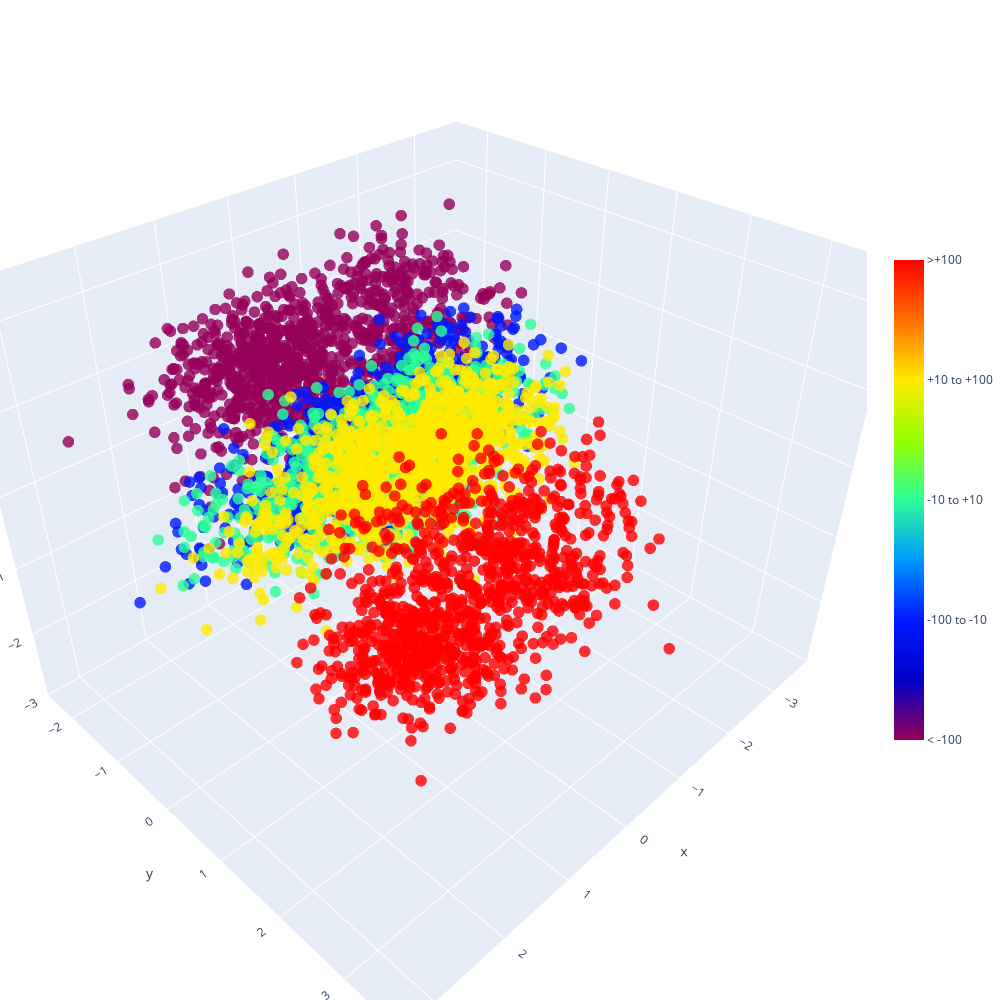

Notebook source saved alongside this figure:
### Markdown cell above
Collect Samples --> Use Encoder to compress the information --> Visualize the latent info --> Use Decoder to extract the excitation pattern

### Code cell
import plotly.graph_objects as go
import numpy as np

color_names = ['< -100', '-100 to -10', '-10 to +10', '+10 to +100', '>+100']
color_vals = [0, 1, 2, 3, 4]

fig = go.Figure(data=[go.Scatter3d(
    x=z_points[:, 0],
    y=z_points[:, 1],
    z=z_points[:, 2],
    mode='markers',
    marker=dict(
        size=4,
        color=selected_labels,                # set color to an array/list of desired values
        colorscale='rainbow',   # choose a colorscale
        opacity=0.8,
        colorbar={
                  'tickvals': color_vals,
                  'ticktext': color_names,
                  'y': 0.5,
                  'len': 0.5,
                  }
    )
)])

# tight layout
fig.update_layout(
    # autosize=False,
    width=1000,
    height=1000,
    margin=dict(l=0, r=0, b=0, t=0))
fig.show()

### Figure 1 — Plotly figure (JSON) as saved in the notebook; plotly's stock layout.template omitted (floating-point values rounded to 4 significant figures; data arrays with more than 128 entries replaced by an {"elided": "..."} marker saying what was removed)
{"data": [{"marker": {"color": {"elided": "5000 int values"}, "colorbar": {"len": 0.5, "ticktext": ["< -100", "-100 to -10", "-10 to +10", "+10 to +100", ">+100"], "tickvals": [0, 1, 2, 3, 4], "y": 0.5}, "colorscale": [[0, "rgb(150,0,90)"], [0.125, "rgb(0,0,200)"], [0.25, "rgb(0,25,255)"], [0.375, "rgb(0,152,255)"], [0.5, "rgb(44,255,150)"], [0.625, "rgb(151,255,0)"], [0.75, "rgb(255,234,0)"], [0.875, "rgb(255,111,0)"], [1, "rgb(255,0,0)"]], "opacity": 0.8, "size": 4}, "mode": "markers", "type": "scatter3d", "x": {"elided": "5000 float values"}, "y": {"elided": "5000 float values"}, "z": {"elided": "5000 float values"}}], "layout": {"height": 1000, "margin": {"b": 0, "l": 0, "r": 0, "t": 0}, "width": 1000}}
